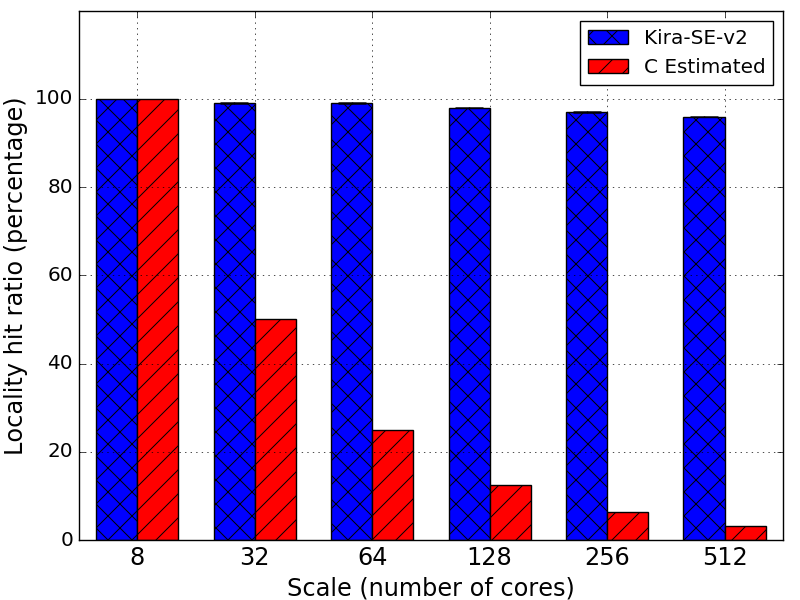

Reproduce this figure in Python.
#!/usr/bin/env python3
# a bar plot with errorbars
import numpy as np
import matplotlib.pyplot as plt

N = 6
#Kira = (100, 69, 73, 80, 82, 82)
#KiraSDV = (0, 0.02, 1.06, 0.55, 0.38, 0.19)
Kira = (100, 99, 99, 98, 97, 96)
KiraSDV = (0, 0.2, 0.2, 0.06, 0.3, 0.2)
C = (100, 50, 25, 12.5, 6.3, 3.2)

ind = 0.15+np.arange(N)  # the x locations for the groups
width = 0.35       # the width of the bars

ax = plt.subplot()
rects1 = ax.bar(ind, Kira, width, color='blue', hatch="x", yerr=np.multiply(KiraSDV, 1), ecolor='black', error_kw=dict(markersize=4, capsize=10, elinewidht=2))
#rects1 = ax.bar(ind, Kira, width, yerr=KiraSDV, color='b', ecolor='black', error_kw=dict(elinewidth=4, capsize=4, markersize=10))
rects2 = ax.bar(ind+width, C, width, color='red', hatch="/")
ax.set_ylim([0, 120])
ax.grid(True)

# add some text for labels, title and axes ticks
ax.set_xlabel('Scale (number of cores)', size='x-large')
ax.set_ylabel('Locality hit ratio (percentage)', size='x-large')
ax.set_xticks(ind+width)
ax.set_xticklabels( ('8', '32', '64', '128', '256', '512'), size='x-large') 
plt.yticks((0, 20, 40, 60, 80, 100), size='large')
ax.legend( (rects1[0], rects2[0]), ('Kira-SE-v2', 'C Estimated') )

plt.show()
